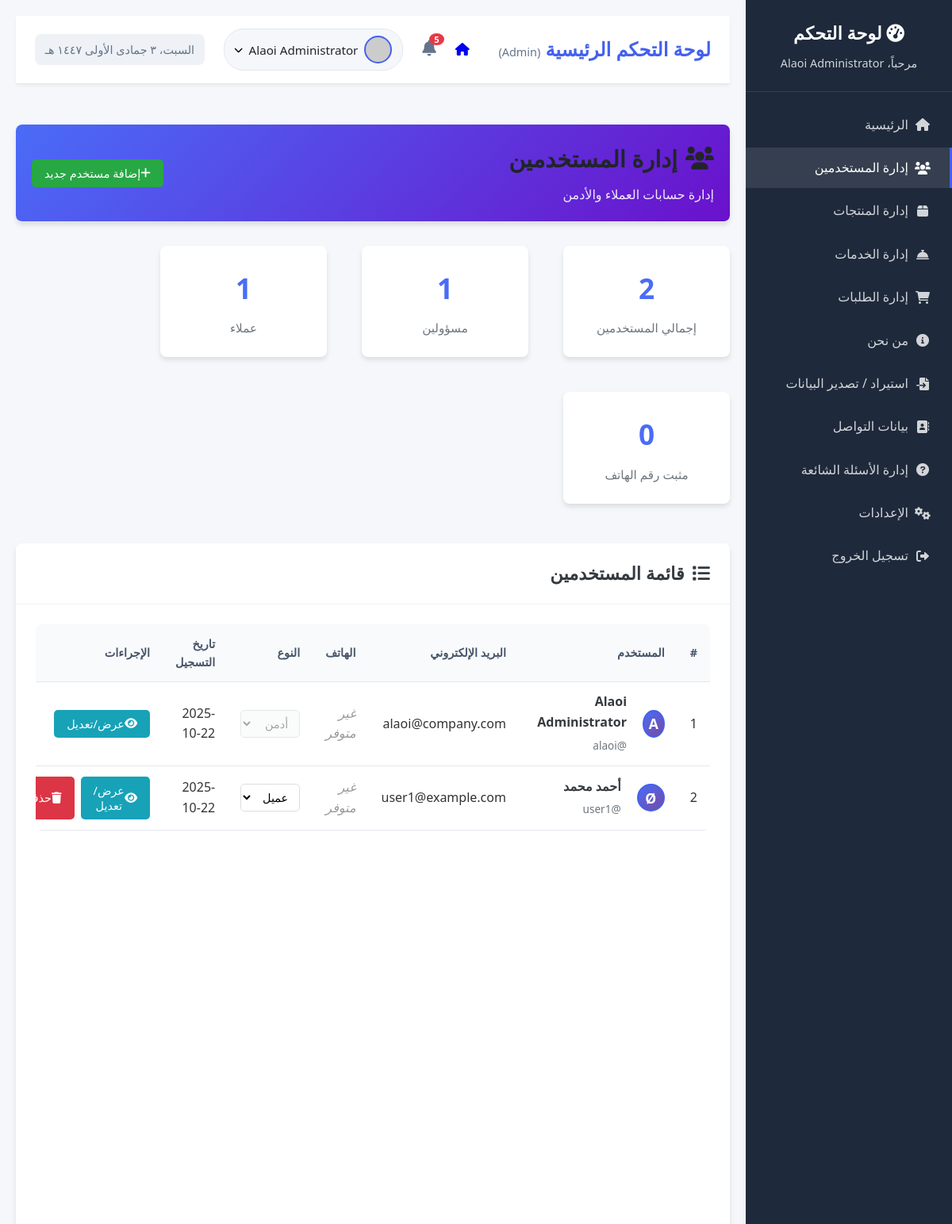
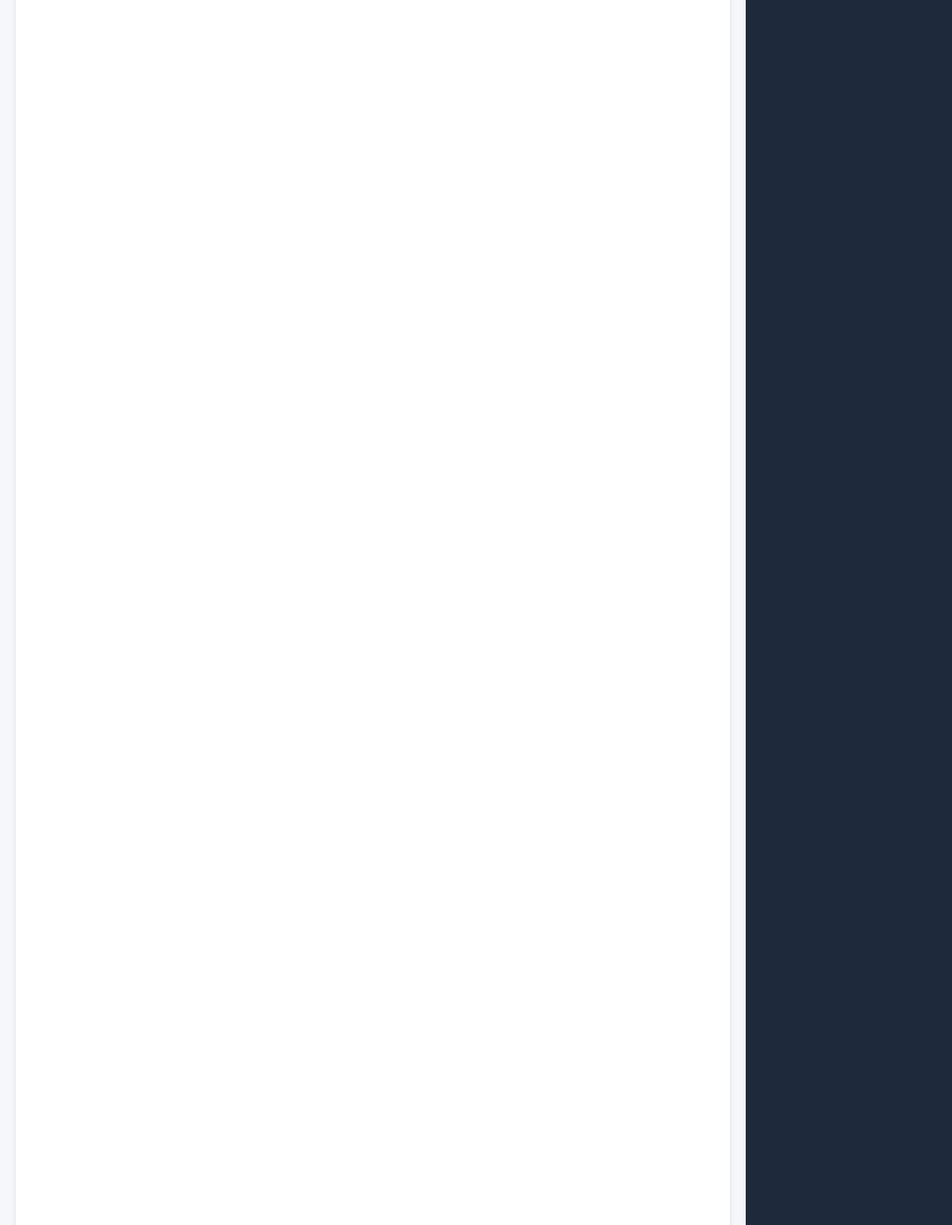
The page /admin/users.php (signed in) on the database its author committed (2 pictures, top to bottom).
### tables this page shows
CREATE TABLE `users` (
  `id` int(11) NOT NULL,
  `username` varchar(50) NOT NULL,
  `email` varchar(100) NOT NULL,
  `password` varchar(255) NOT NULL,
  `user_type` enum('admin','client') DEFAULT 'client',
  `full_name` varchar(100) DEFAULT NULL,
  `phone` varchar(20) DEFAULT NULL,
  `created_at` timestamp NOT NULL DEFAULT current_timestamp(),
  `last_login` timestamp NULL DEFAULT NULL
);

### admin/users.php (the view, shortened to what this page needs)
<?php
require_once '../config.php';
$stmt = $pdo->query("SELECT * FROM users ORDER BY created_at DESC");
$users = $stmt->fetchAll(PDO::FETCH_ASSOC);
?>
<!DOCTYPE html>
<html lang="ar" dir="rtl">
<head>
    <link rel="stylesheet" href="style.css">
    <link rel="stylesheet" href="https://cdnjs.cloudflare.com/ajax/libs/font-awesome/6.0.0/css/all.min.css">
</head>
<body>
    <div class="dashboard">
        <?php include 'sidebar.php'; ?>
        <main class="main-content">
              <?php include 'admin_navbar.php'; ?>
            <div class="header fade-in">
                <div class="header-content">
                    <h1><i class="fas fa-users"></i> إدارة المستخدمين</h1>
                    <p>إدارة حسابات العملاء والأدمن</p>
                </div>
                <button class="btn btn-success" id="addUserBtn">
                    <i class="fas fa-plus"></i> إضافة مستخدم جديد
                </button>
            </div>
            <div class="row fade-in">
                <div class="col-3">
                    <div class="card">
                        <div class="card-body" style="text-align: center;">
                            <h3><?php echo count($users); ?></h3>
                            <p>إجمالي المستخدمين</p>
                        </div>
                    </div>
                </div>
                <div class="col-3">
                    <div class="card">
                        <div class="card-body" style="text-align: center;">
                            <h3><?php echo count(array_filter($users, fn($u) => $u['user_type'] === 'admin')); ?></h3>
                            <p>مسؤولين</p>
                        </div>
                    </div>
                </div>
                <div class="col-3">
                    <div class="card">
                        <div class="card-body" style="text-align: center;">
                            <h3><?php echo count(array_filter($users, fn($u) => $u['user_type'] === 'client')); ?></h3>
                            <p>عملاء</p>
                        </div>
                    </div>
                </div>
                <div class="col-3">
                    <div class="card">
                        <div class="card-body" style="text-align: center;">
                            <h3><?php echo count(array_filter($users, fn($u) => !empty($u['phone']))); ?></h3>
                            <p>مثبت رقم الهاتف</p>
                        </div>
                    </div>
                </div>
            </div>
            <div class="card fade-in">
                <div class="card-header">
                    <h3><i class="fas fa-list"></i> قائمة المستخدمين</h3>
                </div>
                <div class="card-body">
                    <div class="table-responsive">
                        <table class="table table-striped">
                            <thead>
                                <tr>
                                    <th>#</th>
                                    <th>المستخدم</th>
                                    <th>البريد الإلكتروني</th>
                                    <th>الهاتف</th>
                                    <th>النوع</th>
                                    <th>تاريخ التسجيل</th>
                                    <th>الإجراءات</th>
                                </tr>
                            </thead>
                            <tbody>
                                <?php foreach ($users as $index => $user): ?>
                                <tr>
                                    <td><?php echo $index + 1; ?></td>
                                    <td>
                                        <div class="user-info">
                                            <div class="user-avatar">
                                                <?php echo strtoupper(substr($user['full_name'] ?: $user['username'], 0, 1)); ?>
                                            </div>
                                            <div class="user-details">
                                                <strong><?php echo htmlspecialchars($user['full_name'] ?: $user['username']); ?></strong>
                                                <small>@<?php echo htmlspecialchars($user['username']); ?></small>
                                            </div>
                                        </div>
                                    </td>
                                    <td><?php echo htmlspecialchars($user['email']); ?></td>
                                    <td><?php echo htmlspecialchars($user['phone']) ?: '<span class="no-phone">غير متوفر</span>'; ?></td>
                                    <td>
                                        <form method="POST" style="display: inline;">
                                            <select name="user_type" onchange="this.form.submit()" class="user-type-select" <?php echo $user['id'] == $_SESSION['user_id'] ? 'disabled' : ''; ?>>
                                                <option value="client" <?php echo $user['user_type'] == 'client' ? 'selected' : ''; ?>>عميل</option>
                                                <option value="admin" <?php echo $user['user_type'] == 'admin' ? 'selected' : ''; ?>>أدمن</option>
                                            </select>
                                        </form>
                                    </td>
                                    <td><?php echo date('Y-m-d', strtotime($user['created_at'])); ?></td>
                                    <td>
                                        <div class="actions">
                                            <button class="btn btn-info view-user-btn" data-user-id="<?php echo $user['id']; ?>">
                                                <i class="fas fa-eye"></i> عرض/تعديل
                                            </button>
                                            <?php if ($user['id'] != $_SESSION['user_id']): ?>
                                                <a href="users.php?delete_user=<?php echo $user['id']; ?>" class="btn btn-danger" onclick="return confirm('هل أنت متأكد من حذف هذا المستخدم؟ لا يمكن التراجع عن هذا الإجراء.')">
                                                    <i class="fas fa-trash"></i> حذف
                                                </a>
                                            <?php endif; ?>
                                        </div>
                                    </td>
                                </tr>
                                <?php endforeach; ?>
                            </tbody>
                        </table>
                    </div>
                </div>
            </div>
        </main>
    </div>
</body>
</html>

### admin/style.css (style rules this page uses)
:root { --primary: #4361ee; --secondary: #3f37c9; --success: #4cc9f0; --info: #4895ef; --warning: #f72585; --danger: #e63946; --light: #f8f9fa; --dark: #212529; --sidebar-bg: #1e293b; --card-shadow: 0 4px 6px rgba(0, 0, 0, 0.1); --transition: all 0.3s ease; }
* { margin: 0; padding: 0; box-sizing: border-box; font-family: 'Segoe UI', Tahoma, Geneva, Verdana, sans-serif; }
body { background-color: #f5f7fb; color: #333; line-height: 1.6; }
.dashboard { display: flex; min-height: 100vh; }
.main-content { flex: 1; padding: 1.5rem; overflow-y: auto; }
.header { display: flex; justify-content: space-between; align-items: center; margin-bottom: 2rem; padding-bottom: 1rem; border-bottom: 1px solid #e2e8f0; }
.header h1 { color: var(--dark); font-weight: 600; }
.row { display: grid; grid-template-columns: repeat(auto-fit, minmax(250px, 1fr)); gap: 1.5rem; margin-bottom: 2rem; }
.card { background: white; border-radius: 12px; box-shadow: var(--card-shadow); overflow: hidden; transition: var(--transition); border: none; }
.card-header { padding: 1.2rem 1.5rem; border-bottom: 1px solid #e2e8f0; background: white; }
.card-header h3 { font-size: 1.2rem; font-weight: 600; color: var(--dark); }
.card-body { padding: 1.5rem; }
.btn { display: inline-flex; align-items: center; justify-content: center; padding: 0.7rem 1.2rem; border-radius: 8px; font-weight: 500; text-decoration: none; transition: var(--transition); border: none; cursor: pointer; font-size: 0.9rem; }
.btn-success { background: var(--success); color: white; }
.table { width: 100%; border-collapse: collapse; }
.table th, .table td { padding: 0.8rem 1rem; text-align: right; border-bottom: 1px solid #e2e8f0; }
.table th { background: #f8fafc; font-weight: 600; color: #475569; }
.fade-in { animation: fadeIn 0.5s ease-in; }

### admin/admin_navbar.php (style rules this page uses)
.user-avatar { width: 35px; height: 35px; border-radius: 50%; object-fit: cover; margin-left: 0.5rem; border: 2px solid var(--primary); }

### rows shown on the page
users: full_name "A", full_name "Alaoi Administrator", username "alaoi", email "alaoi@company.com", phone "غير متوفر", user_type "أدمن", created_at "2025-10-22"
users: full_name "Ø", full_name "أحمد محمد", username "user1", email "user1@example.com", phone "غير متوفر", user_type "عميل", created_at "2025-10-22"

### other values the page prints
$sidebar_translations[$currentLang]['dashboard'] "لوحة التحكم"
$sidebar_translations[$currentLang]['welcome'] "مرحباً،"
$_SESSION['full_name'] "Alaoi Administrator"
$sidebar_translations[$currentLang][$item['text_key']] "الرئيسية"
$sidebar_translations[$currentLang][$item['text_key']] "إدارة المستخدمين"
$sidebar_translations[$currentLang][$item['text_key']] "إدارة المنتجات"
$sidebar_translations[$currentLang][$item['text_key']] "إدارة الخدمات"
$sidebar_translations[$currentLang][$item['text_key']] "إدارة الطلبات"
$sidebar_translations[$currentLang][$item['text_key']] "من نحن"
$sidebar_translations[$currentLang][$item['text_key']] "استيراد / تصدير البيانات"
$sidebar_translations[$currentLang][$item['text_key']] "بيانات التواصل"
$sidebar_translations[$currentLang][$item['text_key']] "إدارة الأسئلة الشائعة"
$sidebar_translations[$currentLang][$item['text_key']] "الإعدادات"
$sidebar_translations[$currentLang]['logout'] "تسجيل الخروج"
$navbar_translations[$currentLang]['dashboard'] "لوحة التحكم الرئيسية"
